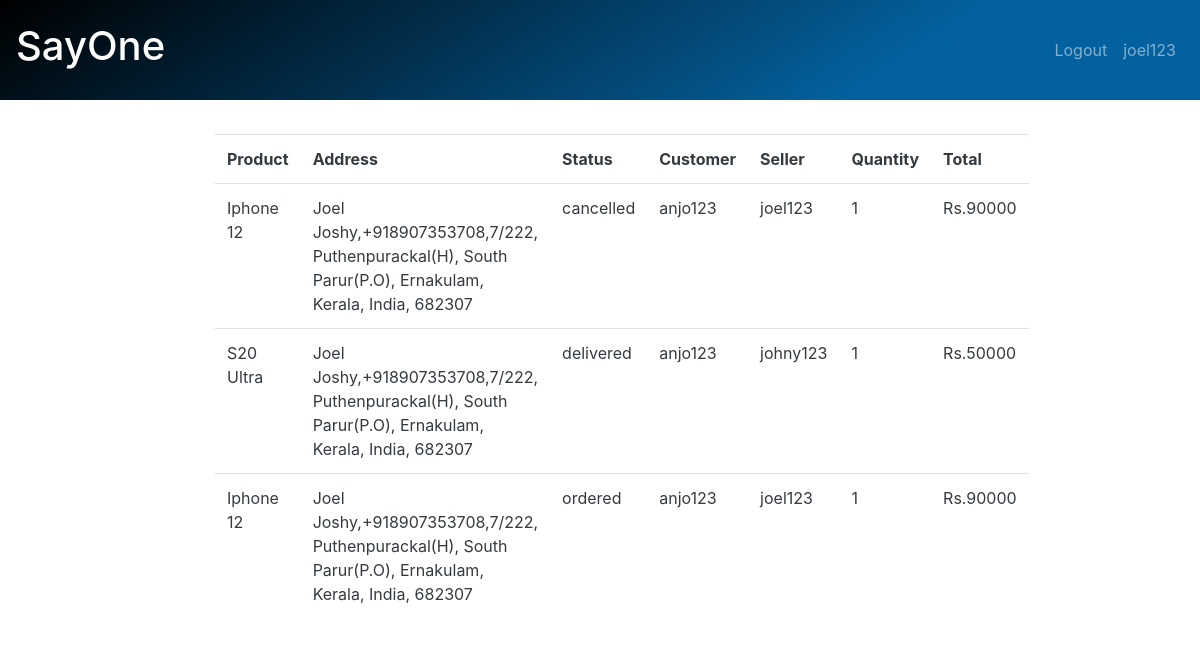
Screenshot of /administrator/allorders (signed in) with the database file from the repository.
### customer/models.py (models this page shows)
class Orders(models.Model):
    product = models.ForeignKey(Products, on_delete=models.CASCADE)
    user = models.CharField(max_length=100)
    address = models.TextField()
    seller = models.CharField(max_length=250, default=None)
    quantity = models.IntegerField(default=1)
    price = models.FloatField(default=10000)
    options = (
        ("pending","pending"),
        ("ordered", "ordered"),
        ("packed", "packed"),
        ("shipped", "shipped"),
        ("delivered", "delivered"),
        ("cancelled", "cancelled")
    )
    status = models.CharField(max_length=120, choices=options, default="pending")
    date = models.DateField(auto_now=True)

### seller/models.py (models this page shows, shortened)
class Products(models.Model):
    user = models.ForeignKey(User, on_delete=models.CASCADE)
    product_name = models.CharField(max_length=250)
    image = models.ImageField(upload_to='images')
    description = models.TextField()
    price = models.FloatField()
    stock = models.IntegerField()
    category = models.CharField(max_length=50)
    brand = models.ForeignKey(Brand,on_delete=models.CASCADE,null=True)
    ram = models.CharField(max_length=50)
    storage = models.CharField(max_length=50)
    color = models.CharField(max_length=50)
    offer = models.FloatField()

### Admin/views.py (the view)
# urls.py: path('allorders',login_required(OrderList,login_url='adminlogin'),name='all_order_list'),
def OrderList(request):
    all_orders = Orders.objects.all()
    return render(request, 'all_orders.html', {'all_orders': all_orders})

### Admin/templates/all_orders.html (shortened to what this page needs)
<!DOCTYPE html>
{% extends 'base.html' %}
    {% block content %}
<div class="container-fluid text-white">
        <div class="row">
            <div class="col-2"></div>
            <div class="col-8">
                <h2 class="text-center mt-5">Available Brands</h2>
                <table class="table text-dark mt-5">
                    <tr>
                        <th>Product</th>
                        <th>Address</th>
                        <th>Status</th>
                        <th>Customer</th>
                        <th>Seller</th>
                        <th>Quantity</th>
                        <th>Total</th>
                    </tr>
                    {%if all_orders%}
                    {%for order in all_orders%}
                    <tr>
                        <td>{{order.product.product_name}}</td>
                        <td>{{order.address}}</td>
                         <td>{{order.status}}</td>
                        <td>{{order.user}}</td>
                        <td>{{order.seller}}</td>
                        <td>{{order.quantity}}</td>
                        <td>Rs.{% widthratio order.quantity 1 order.product.price%}</td>
                    </tr>
                    {%endfor%}
                    {%endif%}
                </table>
            </div>
            <div class="col-2"></div>
        </div>
    </div>
{%endblock%}

### Admin/templates/base.html (shortened to what this page needs)
<!DOCTYPE html>
<html lang="en">
<head>
  <link rel="stylesheet" href="https://maxcdn.bootstrapcdn.com/bootstrap/4.5.2/css/bootstrap.min.css">
</head>
<body>
    <nav class="navbar navbar-expand-sm  navbar-dark fixed-top" style="height:100px;background-image: linear-gradient(147deg, #000000 0%, #04619f 74%);">
        <a class="navbar-brand" href="{% url 'adminhome' %}"><h1>SayOne</h1></a>
              <ul class="navbar-nav ml-auto">
                  {% if user.is_authenticated %}
                    <li class="nav-item">
                        <a class="nav-link" href="{% url 'logouthtml' %}">Logout</a>
                    </li>
                    <li class="nav-item">
                        <a class="nav-link" href="#">{{user}}</a>
                    </li>
                  {% else %}
                    <li class="nav-item">
                        <a class="nav-link" href="{% url 'adminlogin' %}">Login</a>
                    </li>
                  {% endif %}
              </ul>
</nav>
    {% block content %}
    {% endblock %}
</body>
</html>

### rows the page displays
Orders: product.product_name "Iphone 12", address "Joel Joshy,+918907353708,7/222, Puthenpurackal(H), South Parur(P.O), Ernakulam, Kerala, India, 682307", status "cancelled", user "anjo123", seller "joel123", quantity "1", quantity+product "90000"
Orders: product.product_name "S20 Ultra", address "Joel Joshy,+918907353708,7/222, Puthenpurackal(H), South Parur(P.O), Ernakulam, Kerala, India, 682307", status "delivered", user "anjo123", seller "johny123", quantity "1", quantity+product "50000"
Orders: product.product_name "Iphone 12", address "Joel Joshy,+918907353708,7/222, Puthenpurackal(H), South Parur(P.O), Ernakulam, Kerala, India, 682307", status "ordered", user "anjo123", seller "joel123", quantity "1", quantity+product "90000"

### other values shown
{{ user }} "joel123"
